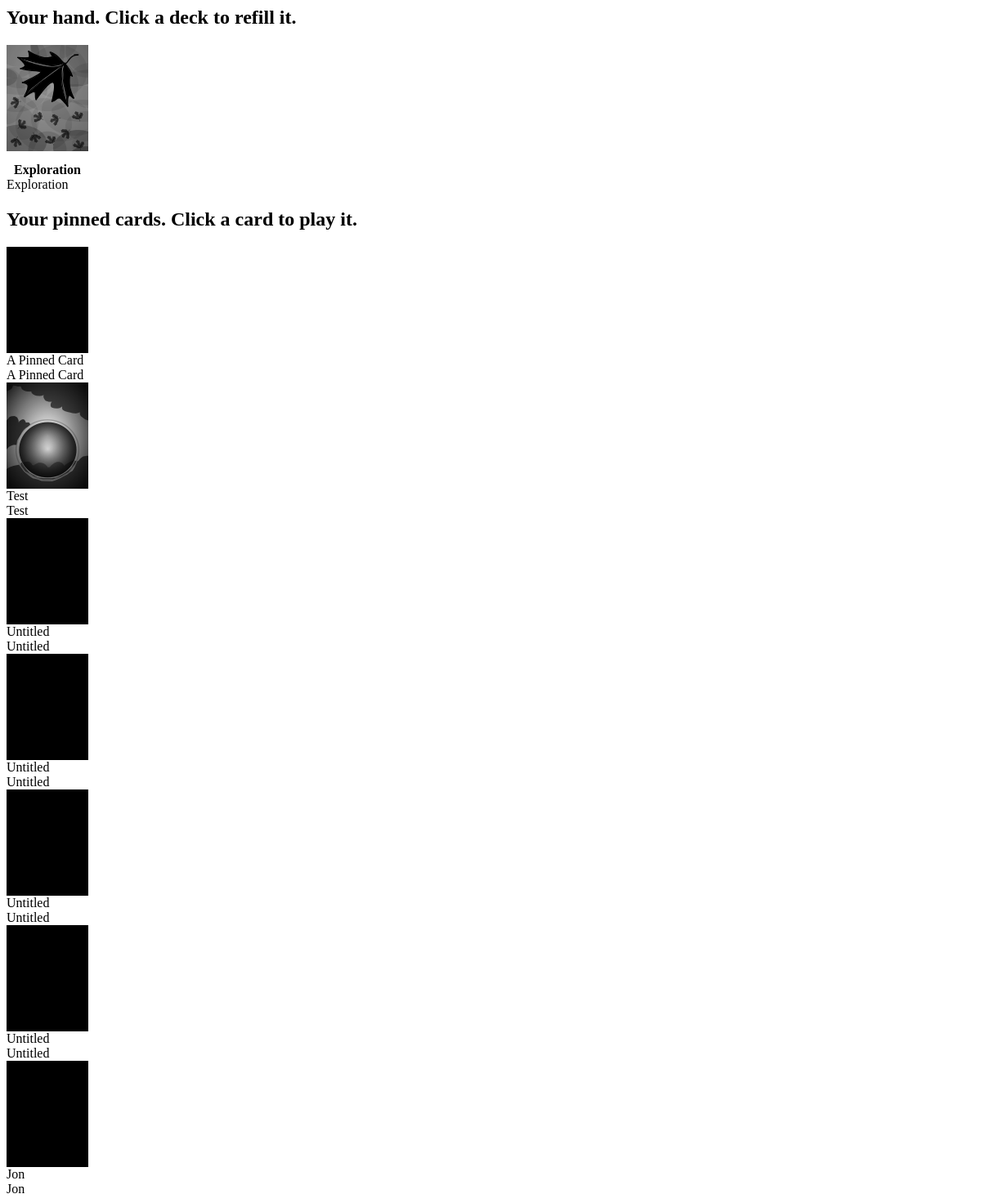
Before: /game (signed in) with the older database file.
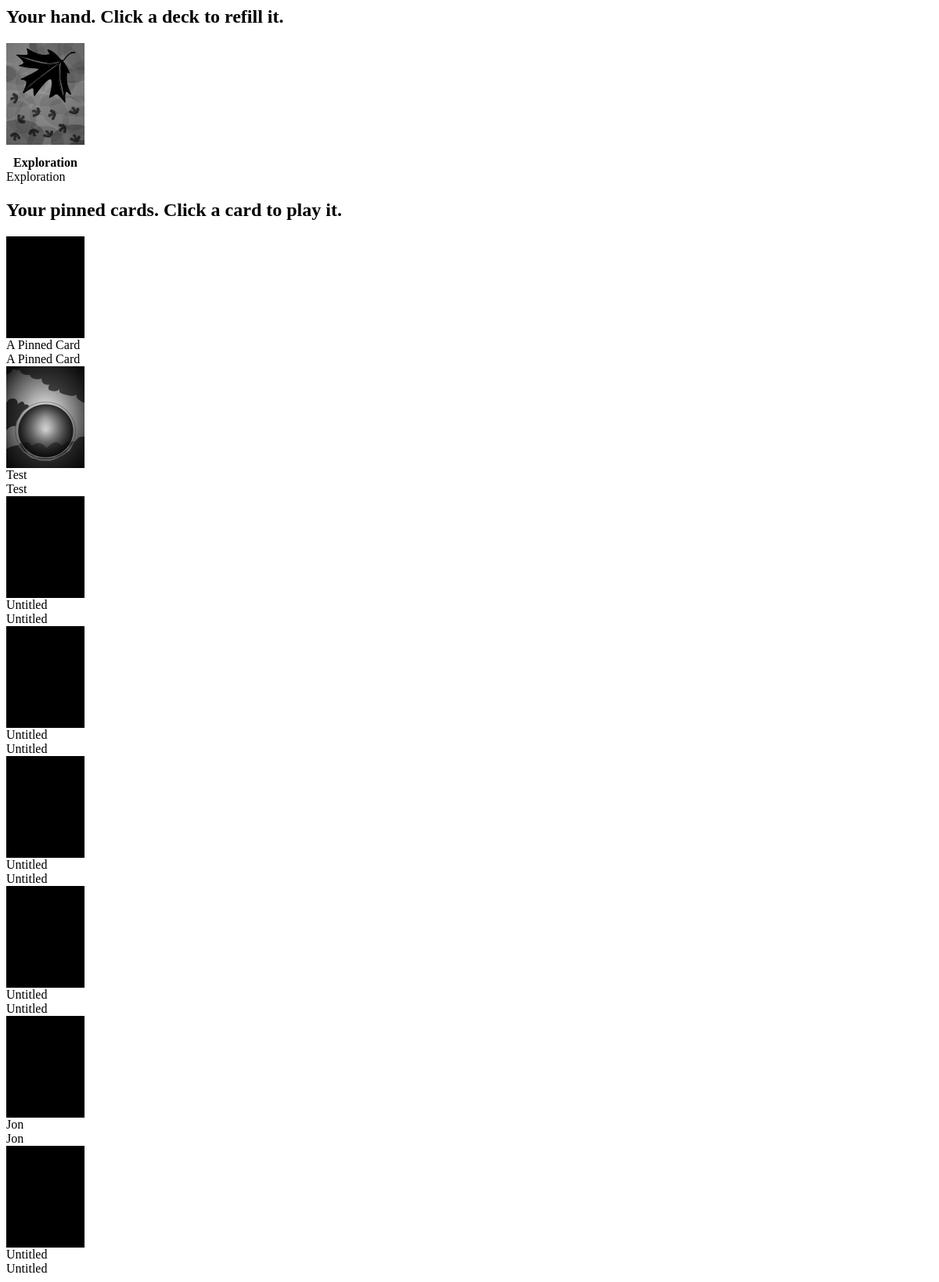
After: the same page with the newer database file.
### app/models.py (models this page shows, shortened)
class Storylet(db.Model):
    id = db.Column(db.Integer, primary_key=True)
    title = db.Column(db.String)
    image = db.Column(db.String)
    description = db.Column(db.Text)
    branches = db.relationship('Branch', backref='parent_storylet', lazy='dynamic')
    deck = db.Column(db.String)
    area = db.Column(db.String)
    urgency = db.Column(db.String)
    order = db.Column(db.Integer)
    notes = db.Column(db.Text)
    escapable = db.Column(db.Boolean)
    tag = db.Column(db.String)
    user_id = db.Column(db.Integer, db.ForeignKey('user.id'))
    last_edit = db.Column(db.DateTime, default=datetime.utcnow())
    last_editor = db.Column(db.String)
    in_hand = db.relationship('Hand', backref='storylet', lazy='dynamic')
    requirements = db.relationship('StoryletQualityRequirements', backref='requirements', lazy='dynamic')

### app/game/routes.py (the view)
@bp.route('/game')
@login_required
def game():
    storylets = db.session.query(Storylet).filter(Storylet.deck == 'Pinned').order_by(Storylet.order).all()
    return render_template('game.html', storylets=storylets)

### app/models.py (called while the page is built)
@login.user_loader
def load_user(id):
    return User.query.get(int(id))

### app/routes.py (called while the page is built)
@app.before_request
def before_request():
    if current_user.is_authenticated:
        current_user.last_online = datetime.utcnow()
        db.session.commit()

### app/game/templates/game.html (shortened to what this page needs)
<div>
    <div class="main-header">
        <h2>Your hand. Click a deck to refill it.</h2>
    </div>
    <div style="display: flex;">
        <div id="card" class="boxshadow tooltip" style="margin-right: 20px" onclick="cardDraw()">
            <img src= "{{ url_for('static', filename='images/' + 'leaf.png') }}" class ="digitaleffect">
            <div style="position: relative; margin-top: 14px; text-align: center; font-weight: bold;">Exploration</div>
            <span>Exploration</span>
        </div>
    </div>
    <div class="main-header">
        <h2>Your pinned cards. Click a card to play it.</h2>
    </div>
    <div class="pinned-container">
        {% for storylet in storylets %}
            {% include 'card.html' %}
        {% endfor %}
    </div>
</div>

### app/game/templates/card.html
<div id="card" class="boxshadow tooltip" onclick="callStorylet({{ storylet.id }})">
    <img src= "{{ url_for('static', filename='images/' + storylet.image) }}" class ="digitaleffect">
    <div class="card-name boxshadow">{{ storylet.title }}</div>
    <span>{{ storylet.title }}</span>
</div>

Changed rows visible on the page:
added Storylet: image (picture), title "Untitled"
